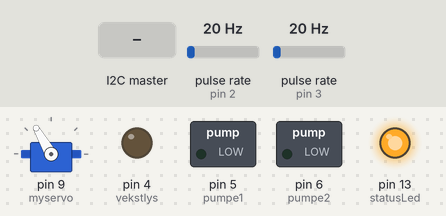
Bench run of a sketch on a simulated Arduino Uno, built with avr-gcc and run on an emulated ATmega328P. Shown: servo, switched loads named in the sketch (green lamp = pin HIGH), output pins drawn as LEDs (lit = HIGH). Wiring (inferred from the names in the program): 2 × pulse sensor: data pin 2 / data pin 3. Inputs (shaded band) come from the test bench; at power-on: pulse rate (sensors on pin 2, pin 3) 20 Hz. What the sketch prints to the serial monitor is not drawn.

Above: at 1.2 s.
1.3 s: the I2C master sends the byte 1
At 1.8 s:
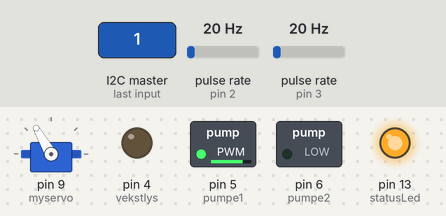
2.8 s: the I2C master sends the byte 2
At 4.1 s:
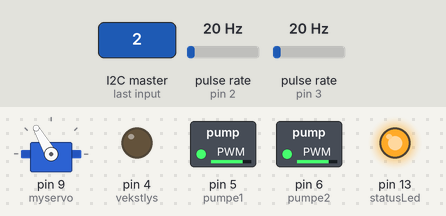
Timing chart, 0 to 5.8 s (numbered marks = the images above; inputs shaded):
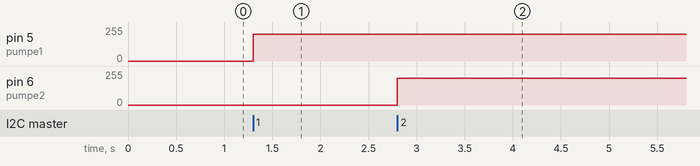

Measured:
- after the input at 1.3 s, pin 5 (pumpe1): 0/255 → 200/255 at once
- after the input at 2.8 s, pin 6 (pumpe2): 0/255 → 200/255 at once

The sketch:

Arduino_Plantevanner.ino
```cpp
// Include the Wire library for I2C
#include <Wire.h>
#include <Servo.h>
Servo myservo;  // create servo object to control a servo
// twelve servo objects can be created on most boards
const int pumpe1 = 5;
const int pumpe2 = 6;
//vekstlys
const int vekstlys = 4;
int toggle = false;
//int pos = 0;    // variable to store the servo position

const unsigned long delayTime = 2000;  // delay time in milliseconds
const int max = 255;
char c;

//Flowmåler
byte statusLed    = 13;
byte sensorInterrupt = 0;  // 0 = digital pin 2
byte sensorInterrupt2 = 1;  // 0 = digital pin 3
byte sensorPin       = 2;
byte sensorPin2       = 3;
// The hall-effect flow sensor outputs approximately 98 pulses per second per
// litre/minute of flow.
float calibrationFactor = 98/2;
float calibrationFactor2 = 98/2;
volatile byte pulseCount;
volatile byte pulseCount2;
float flowRate;
float flowRate2;
unsigned int flowMilliLitres;
unsigned int flowMilliLitres2;
unsigned long totalMilliLitres;
unsigned long totalMilliLitres2;
unsigned long oldTime;
unsigned long oldTime2;
int pump1;
int pump2;


int pos = 120; // starting position
int increment = 0; // default increment


void setup() {
//Øvrige
  Serial.begin(9600);
  Wire.begin(0x38);
  pinMode(pumpe1, OUTPUT);
  pinMode(pumpe2, OUTPUT);
  pinMode(vekstlys, OUTPUT);
  myservo.attach(9);  // attaches the servo on pin 9 to the servo object
  myservo.write(pos);
  // activate internal pullups for twi.
  digitalWrite(SDA, 1);
  digitalWrite(SCL, 1);
  // Call receiveEvent when data received
  Wire.onReceive(receiveEvent);

//Flowmåler
  pinMode(statusLed, OUTPUT);
  digitalWrite(statusLed, HIGH);  // We have an active-low LED attached
  pinMode(sensorPin, INPUT);
  pinMode(sensorPin2, INPUT);
  digitalWrite(sensorPin, HIGH);
  digitalWrite(sensorPin2, HIGH);

  pulseCount        = 0;
  flowRate          = 0.0;
  flowMilliLitres   = 0;
  totalMilliLitres  = 0;
  oldTime           = 0;

  pulseCount2        = 0;
  flowRate2          = 0.0;
  flowMilliLitres2   = 0;
  totalMilliLitres2  = 0;
  oldTime2           = 0;
  // The Hall-effect sensor is connected to pin 2 which uses interrupt 0.
  // Configured to trigger on a FALLING state change (transition from HIGH
  // state to LOW state)
  attachInterrupt(sensorInterrupt, pulseCounter, FALLING);

}

// Function that executes whenever data is received from master
void receiveEvent(int howMany) {
  while (Wire.available()) { // loop through all but the last
    c = Wire.read(); // receive byte as a character
    loop();
   }

}


void loop() {

if(c==1){totalMilliLitres = 0;pump1=1;}
if(c==2){totalMilliLitres = 0;pump2=1;}

//-----------------------------Pumpe1-----------------------------------------------
if (totalMilliLitres > 20 && pump1 == 1) {
    analogWrite(pumpe1, 0); // turn off pump if totalMilliLitres is greater than 10
    pump1 = 0;
  } else if (pump1 == 1) {
     analogWrite(pumpe1, 200);

  }


//-----------------------------Pumpe2-----------------------------------------------

if (totalMilliLitres > 20 && pump2 == 1) {
    analogWrite(pumpe2, 0); // turn off pump if totalMilliLitres is greater than 10
    pump2 = 0;
  } else if (pump2 == 1) {
     analogWrite(pumpe2, 200);
  }


  if(c==3){
    digitalWrite(pumpe1, 0);
    digitalWrite(pumpe2, 0);
  }


//-----------------------------Vekstlys----------------------------------------------

  if(c==4){
    digitalWrite(vekstlys, true);
  }

   if(c==5){
    digitalWrite(vekstlys, false);
  }

//----------------------------Servo---------------------------------------------------

if (c == 6) {
  delay(200);
  increment = 3;
  if (pos > 90) { // check if pos is above the lower limit
    pos -= increment;
  }
  myservo.write(pos);
}
if (c == 7) {
  delay(200);
  increment = 3;
  if (pos < 150) { // check if pos is below the upper limit
    pos += increment;
  }
  myservo.write(pos);
}

//Flowmåler
//----------------------------Pumpe1---------------------------------------------

if((millis() - oldTime) > 1000)    // Only process counters once per second
  {
    // Disable the interrupt while calculating flow rate and sending the value to
    // the host
    detachInterrupt(sensorInterrupt);
    flowRate = ((1000.0 / (millis() - oldTime)) * pulseCount) / calibrationFactor;
    oldTime = millis();
    // Divide the flow rate in litres/minute by 60 to determine how many litres have
    // passed through the sensor in this 1 second interval, then multiply by 1000 to
    // convert to millilitres.
    flowMilliLitres = (flowRate / 60) * 1000;
    // Add the millilitres passed in this second to the cumulative total
    totalMilliLitres += flowMilliLitres;
    unsigned int frac;

    // Print the cumulative total of litres flowed since starting
    Serial.print("Output Liquid Quantity: ");
    Serial.print(totalMilliLitres);
    Serial.println("mL");
    Serial.print("\t"); 		  // Print tab space

    // Reset the pulse counter so we can start incrementing again
    pulseCount = 0;

    // Enable the interrupt again now that we've finished sending output
    attachInterrupt(sensorInterrupt, pulseCounter, FALLING);
  }


//----------------------------Pumpe2---------------------------------------------


if((millis() - oldTime2) > 1000)    // Only process counters once per second
  {
    // Disable the interrupt while calculating flow rate and sending the value to
    // the host
    detachInterrupt(sensorInterrupt2);
    flowRate2 = ((1000.0 / (millis() - oldTime2)) * pulseCount) / calibrationFactor2;
    oldTime2 = millis();
    // Divide the flow rate in litres/minute by 60 to determine how many litres have
    // passed through the sensor in this 1 second interval, then multiply by 1000 to
    // convert to millilitres.
    flowMilliLitres2 = (flowRate2 / 60) * 1000;
    // Add the millilitres passed in this second to the cumulative total
    totalMilliLitres2 += flowMilliLitres2;
    unsigned int frac2;

    // Print the cumulative total of litres flowed since starting
    Serial.print("Output Liquid Quantity2: ");
    Serial.print(totalMilliLitres2);
    Serial.println("mL");
    Serial.print("\t"); 		  // Print tab space


    // Reset the pulse counter so we can start incrementing again
    pulseCount2 = 0;

    // Enable the interrupt again now that we've finished sending output
    attachInterrupt(sensorInterrupt2, pulseCounter, FALLING);
  }

}


//Insterrupt Service Routine

void pulseCounter()
{
  // Increment the pulse counter
  pulseCount++;
}
```
